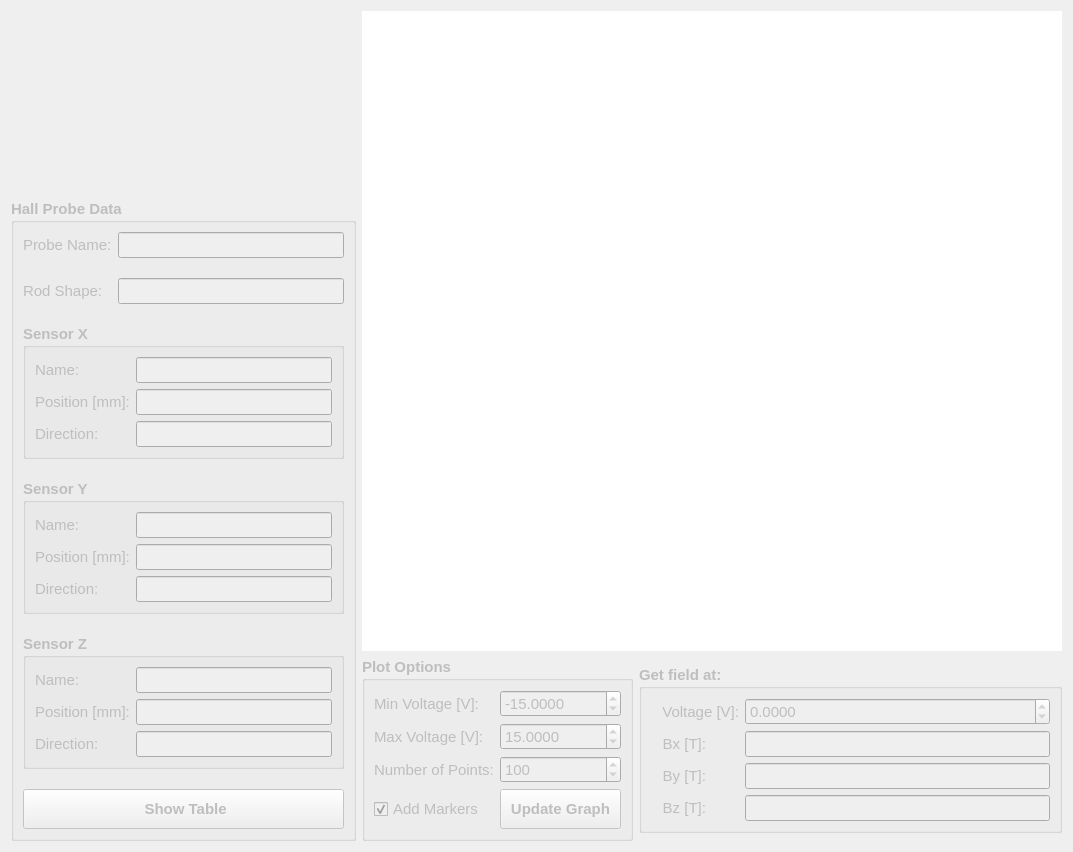
<?xml version="1.0" encoding="UTF-8"?>
<ui version="4.0">
 <class>viewprobe_dl</class>
 <widget class="QDialog" name="viewprobe_dl">
  <property name="geometry">
   <rect>
    <x>0</x>
    <y>0</y>
    <width>1073</width>
    <height>852</height>
   </rect>
  </property>
  <property name="font">
   <font>
    <pointsize>11</pointsize>
   </font>
  </property>
  <property name="windowTitle">
   <string>View Hall Probe Dialog</string>
  </property>
  <layout class="QGridLayout" name="gridLayout">
   <item row="0" column="0">
    <layout class="QVBoxLayout" name="verticalLayout">
     <item alignment="Qt::AlignHCenter|Qt::AlignVCenter">
      <widget class="QLabel" name="label_5">
       <property name="text">
        <string/>
       </property>
       <property name="pixmap">
        <pixmap>../../resources/img/hallprobe.png</pixmap>
       </property>
      </widget>
     </item>
    </layout>
   </item>
   <item row="1" column="0" rowspan="2">
    <widget class="QGroupBox" name="gb_probedata">
     <property name="enabled">
      <bool>false</bool>
     </property>
     <property name="font">
      <font>
       <weight>75</weight>
       <bold>true</bold>
      </font>
     </property>
     <property name="title">
      <string>Hall Probe Data</string>
     </property>
     <layout class="QGridLayout" name="gridLayout_2">
      <property name="verticalSpacing">
       <number>20</number>
      </property>
      <item row="5" column="0" rowspan="2" colspan="3">
       <widget class="QGroupBox" name="gb_sensorz">
        <property name="font">
         <font>
          <weight>75</weight>
          <bold>true</bold>
         </font>
        </property>
        <property name="title">
         <string>Sensor Z</string>
        </property>
        <layout class="QFormLayout" name="formLayout_3">
         <item row="0" column="0">
          <widget class="QLabel" name="label_2">
           <property name="font">
            <font>
             <weight>50</weight>
             <bold>false</bold>
            </font>
           </property>
           <property name="text">
            <string>Name:</string>
           </property>
          </widget>
         </item>
         <item row="0" column="1">
          <widget class="QLineEdit" name="le_sensorz_name">
           <property name="font">
            <font>
             <weight>50</weight>
             <bold>false</bold>
            </font>
           </property>
           <property name="readOnly">
            <bool>true</bool>
           </property>
          </widget>
         </item>
         <item row="1" column="0">
          <widget class="QLabel" name="label_15">
           <property name="font">
            <font>
             <weight>50</weight>
             <bold>false</bold>
            </font>
           </property>
           <property name="text">
            <string>Position [mm]:</string>
           </property>
          </widget>
         </item>
         <item row="1" column="1">
          <widget class="QLineEdit" name="le_sensorz_position">
           <property name="font">
            <font>
             <weight>50</weight>
             <bold>false</bold>
            </font>
           </property>
           <property name="readOnly">
            <bool>true</bool>
           </property>
          </widget>
         </item>
         <item row="2" column="0">
          <widget class="QLabel" name="label_17">
           <property name="font">
            <font>
             <weight>50</weight>
             <bold>false</bold>
            </font>
           </property>
           <property name="text">
            <string>Direction:</string>
           </property>
           <property name="alignment">
            <set>Qt::AlignLeading|Qt::AlignLeft|Qt::AlignVCenter</set>
           </property>
          </widget>
         </item>
         <item row="2" column="1">
          <widget class="QLineEdit" name="le_sensorz_direction">
           <property name="font">
            <font>
             <weight>50</weight>
             <bold>false</bold>
            </font>
           </property>
           <property name="readOnly">
            <bool>true</bool>
           </property>
          </widget>
         </item>
        </layout>
       </widget>
      </item>
      <item row="7" column="0" colspan="3">
       <widget class="QPushButton" name="pbt_showtable">
        <property name="enabled">
         <bool>false</bool>
        </property>
        <property name="minimumSize">
         <size>
          <width>0</width>
          <height>40</height>
         </size>
        </property>
        <property name="font">
         <font>
          <weight>75</weight>
          <bold>true</bold>
         </font>
        </property>
        <property name="text">
         <string> Show Table</string>
        </property>
        <property name="icon">
         <iconset>
          <normaloff>../../resources/img/table.png</normaloff>../../resources/img/table.png</iconset>
        </property>
        <property name="iconSize">
         <size>
          <width>16</width>
          <height>16</height>
         </size>
        </property>
       </widget>
      </item>
      <item row="0" column="2">
       <widget class="QLineEdit" name="le_probe_name">
        <property name="font">
         <font>
          <weight>50</weight>
          <bold>false</bold>
         </font>
        </property>
        <property name="readOnly">
         <bool>true</bool>
        </property>
       </widget>
      </item>
      <item row="4" column="0" colspan="3">
       <widget class="QGroupBox" name="gb_sensory">
        <property name="font">
         <font>
          <weight>75</weight>
          <bold>true</bold>
         </font>
        </property>
        <property name="title">
         <string>Sensor Y</string>
        </property>
        <layout class="QFormLayout" name="formLayout_2">
         <property name="fieldGrowthPolicy">
          <enum>QFormLayout::AllNonFixedFieldsGrow</enum>
         </property>
         <item row="0" column="0">
          <widget class="QLabel" name="label_4">
           <property name="font">
            <font>
             <weight>50</weight>
             <bold>false</bold>
            </font>
           </property>
           <property name="text">
            <string>Name:</string>
           </property>
          </widget>
         </item>
         <item row="0" column="1">
          <widget class="QLineEdit" name="le_sensory_name">
           <property name="font">
            <font>
             <weight>50</weight>
             <bold>false</bold>
            </font>
           </property>
           <property name="readOnly">
            <bool>true</bool>
           </property>
          </widget>
         </item>
         <item row="1" column="0">
          <widget class="QLabel" name="label_13">
           <property name="font">
            <font>
             <weight>50</weight>
             <bold>false</bold>
            </font>
           </property>
           <property name="text">
            <string>Position [mm]:</string>
           </property>
          </widget>
         </item>
         <item row="1" column="1">
          <widget class="QLineEdit" name="le_sensory_position">
           <property name="font">
            <font>
             <weight>50</weight>
             <bold>false</bold>
            </font>
           </property>
           <property name="readOnly">
            <bool>true</bool>
           </property>
          </widget>
         </item>
         <item row="2" column="0">
          <widget class="QLabel" name="label_14">
           <property name="font">
            <font>
             <weight>50</weight>
             <bold>false</bold>
            </font>
           </property>
           <property name="text">
            <string>Direction:</string>
           </property>
           <property name="alignment">
            <set>Qt::AlignLeading|Qt::AlignLeft|Qt::AlignVCenter</set>
           </property>
          </widget>
         </item>
         <item row="2" column="1">
          <widget class="QLineEdit" name="le_sensory_direction">
           <property name="font">
            <font>
             <weight>50</weight>
             <bold>false</bold>
            </font>
           </property>
           <property name="readOnly">
            <bool>true</bool>
           </property>
          </widget>
         </item>
        </layout>
       </widget>
      </item>
      <item row="3" column="0" colspan="3">
       <widget class="QGroupBox" name="gb_sensorx">
        <property name="font">
         <font>
          <weight>75</weight>
          <bold>true</bold>
         </font>
        </property>
        <property name="title">
         <string>Sensor X</string>
        </property>
        <layout class="QFormLayout" name="formLayout">
         <item row="0" column="0">
          <widget class="QLabel" name="label">
           <property name="font">
            <font>
             <weight>50</weight>
             <bold>false</bold>
            </font>
           </property>
           <property name="text">
            <string>Name:</string>
           </property>
          </widget>
         </item>
         <item row="0" column="1">
          <widget class="QLineEdit" name="le_sensorx_name">
           <property name="font">
            <font>
             <weight>50</weight>
             <bold>false</bold>
            </font>
           </property>
           <property name="readOnly">
            <bool>true</bool>
           </property>
          </widget>
         </item>
         <item row="1" column="0">
          <widget class="QLabel" name="label_11">
           <property name="font">
            <font>
             <weight>50</weight>
             <bold>false</bold>
            </font>
           </property>
           <property name="text">
            <string>Position [mm]:</string>
           </property>
          </widget>
         </item>
         <item row="1" column="1">
          <widget class="QLineEdit" name="le_sensorx_position">
           <property name="font">
            <font>
             <weight>50</weight>
             <bold>false</bold>
            </font>
           </property>
           <property name="readOnly">
            <bool>true</bool>
           </property>
          </widget>
         </item>
         <item row="2" column="0">
          <widget class="QLabel" name="label_3">
           <property name="font">
            <font>
             <weight>50</weight>
             <bold>false</bold>
            </font>
           </property>
           <property name="text">
            <string>Direction:</string>
           </property>
           <property name="alignment">
            <set>Qt::AlignLeading|Qt::AlignLeft|Qt::AlignVCenter</set>
           </property>
          </widget>
         </item>
         <item row="2" column="1">
          <widget class="QLineEdit" name="le_sensorx_direction">
           <property name="font">
            <font>
             <weight>50</weight>
             <bold>false</bold>
            </font>
           </property>
           <property name="readOnly">
            <bool>true</bool>
           </property>
          </widget>
         </item>
        </layout>
       </widget>
      </item>
      <item row="0" column="0" colspan="2">
       <widget class="QLabel" name="label_19">
        <property name="font">
         <font>
          <weight>50</weight>
          <bold>false</bold>
         </font>
        </property>
        <property name="text">
         <string>Probe Name:</string>
        </property>
       </widget>
      </item>
      <item row="1" column="0">
       <widget class="QLabel" name="label_20">
        <property name="font">
         <font>
          <weight>50</weight>
          <bold>false</bold>
         </font>
        </property>
        <property name="text">
         <string>Rod Shape:</string>
        </property>
       </widget>
      </item>
      <item row="1" column="2">
       <widget class="QLineEdit" name="le_rod_shape">
        <property name="font">
         <font>
          <weight>50</weight>
          <bold>false</bold>
         </font>
        </property>
        <property name="readOnly">
         <bool>true</bool>
        </property>
       </widget>
      </item>
     </layout>
    </widget>
   </item>
   <item row="2" column="1">
    <widget class="QGroupBox" name="gb_plotoptions">
     <property name="enabled">
      <bool>false</bool>
     </property>
     <property name="font">
      <font>
       <weight>75</weight>
       <bold>true</bold>
      </font>
     </property>
     <property name="title">
      <string>Plot Options</string>
     </property>
     <layout class="QGridLayout" name="gridLayout_4">
      <property name="margin">
       <number>9</number>
      </property>
      <property name="spacing">
       <number>6</number>
      </property>
      <item row="0" column="0">
       <widget class="QLabel" name="label_7">
        <property name="font">
         <font>
          <weight>50</weight>
          <bold>false</bold>
         </font>
        </property>
        <property name="text">
         <string>Min Voltage [V]:</string>
        </property>
       </widget>
      </item>
      <item row="0" column="1" colspan="2">
       <widget class="QDoubleSpinBox" name="sbd_voltage_min">
        <property name="font">
         <font>
          <weight>50</weight>
          <bold>false</bold>
         </font>
        </property>
        <property name="decimals">
         <number>4</number>
        </property>
        <property name="minimum">
         <double>-100000.000000000000000</double>
        </property>
        <property name="maximum">
         <double>100000.000000000000000</double>
        </property>
        <property name="value">
         <double>-15.000000000000000</double>
        </property>
       </widget>
      </item>
      <item row="1" column="0">
       <widget class="QLabel" name="label_6">
        <property name="font">
         <font>
          <weight>50</weight>
          <bold>false</bold>
         </font>
        </property>
        <property name="text">
         <string>Max Voltage [V]:</string>
        </property>
       </widget>
      </item>
      <item row="1" column="1" colspan="2">
       <widget class="QDoubleSpinBox" name="sbd_voltage_max">
        <property name="font">
         <font>
          <weight>50</weight>
          <bold>false</bold>
         </font>
        </property>
        <property name="decimals">
         <number>4</number>
        </property>
        <property name="minimum">
         <double>-100000.000000000000000</double>
        </property>
        <property name="maximum">
         <double>100000.000000000000000</double>
        </property>
        <property name="value">
         <double>15.000000000000000</double>
        </property>
       </widget>
      </item>
      <item row="2" column="0">
       <widget class="QLabel" name="label_16">
        <property name="font">
         <font>
          <weight>50</weight>
          <bold>false</bold>
         </font>
        </property>
        <property name="text">
         <string>Number of Points:</string>
        </property>
       </widget>
      </item>
      <item row="2" column="1" colspan="2">
       <widget class="QSpinBox" name="sbd_voltage_npts">
        <property name="font">
         <font>
          <weight>50</weight>
          <bold>false</bold>
         </font>
        </property>
        <property name="maximum">
         <number>10000</number>
        </property>
        <property name="value">
         <number>100</number>
        </property>
       </widget>
      </item>
      <item row="3" column="0">
       <widget class="QCheckBox" name="chb_addmarkers">
        <property name="font">
         <font>
          <weight>50</weight>
          <bold>false</bold>
         </font>
        </property>
        <property name="text">
         <string>Add Markers</string>
        </property>
        <property name="checked">
         <bool>true</bool>
        </property>
       </widget>
      </item>
      <item row="3" column="1" colspan="2">
       <widget class="QPushButton" name="pbt_updategraph">
        <property name="enabled">
         <bool>false</bool>
        </property>
        <property name="sizePolicy">
         <sizepolicy hsizetype="Preferred" vsizetype="Fixed">
          <horstretch>0</horstretch>
          <verstretch>0</verstretch>
         </sizepolicy>
        </property>
        <property name="minimumSize">
         <size>
          <width>0</width>
          <height>40</height>
         </size>
        </property>
        <property name="font">
         <font>
          <weight>75</weight>
          <bold>true</bold>
         </font>
        </property>
        <property name="text">
         <string>Update Graph</string>
        </property>
       </widget>
      </item>
     </layout>
    </widget>
   </item>
   <item row="2" column="2">
    <widget class="QGroupBox" name="gb_getfield">
     <property name="enabled">
      <bool>false</bool>
     </property>
     <property name="sizePolicy">
      <sizepolicy hsizetype="Preferred" vsizetype="Maximum">
       <horstretch>0</horstretch>
       <verstretch>0</verstretch>
      </sizepolicy>
     </property>
     <property name="font">
      <font>
       <weight>75</weight>
       <bold>true</bold>
      </font>
     </property>
     <property name="title">
      <string>Get field at:</string>
     </property>
     <layout class="QFormLayout" name="formLayout_4">
      <property name="leftMargin">
       <number>20</number>
      </property>
      <property name="rightMargin">
       <number>9</number>
      </property>
      <item row="0" column="0">
       <widget class="QLabel" name="label_8">
        <property name="font">
         <font>
          <weight>50</weight>
          <bold>false</bold>
         </font>
        </property>
        <property name="text">
         <string>Voltage [V]:</string>
        </property>
        <property name="alignment">
         <set>Qt::AlignRight|Qt::AlignTrailing|Qt::AlignVCenter</set>
        </property>
       </widget>
      </item>
      <item row="0" column="1">
       <widget class="QDoubleSpinBox" name="sbd_voltage">
        <property name="font">
         <font>
          <weight>50</weight>
          <bold>false</bold>
         </font>
        </property>
        <property name="decimals">
         <number>4</number>
        </property>
        <property name="minimum">
         <double>-100000.000000000000000</double>
        </property>
        <property name="maximum">
         <double>100000.000000000000000</double>
        </property>
        <property name="value">
         <double>0.000000000000000</double>
        </property>
       </widget>
      </item>
      <item row="1" column="0">
       <widget class="QLabel" name="label_9">
        <property name="font">
         <font>
          <weight>50</weight>
          <bold>false</bold>
         </font>
        </property>
        <property name="text">
         <string>Bx [T]:</string>
        </property>
        <property name="alignment">
         <set>Qt::AlignRight|Qt::AlignTrailing|Qt::AlignVCenter</set>
        </property>
       </widget>
      </item>
      <item row="1" column="1">
       <widget class="QLineEdit" name="le_fieldx">
        <property name="font">
         <font>
          <weight>50</weight>
          <bold>false</bold>
         </font>
        </property>
        <property name="readOnly">
         <bool>true</bool>
        </property>
       </widget>
      </item>
      <item row="2" column="0">
       <widget class="QLabel" name="label_10">
        <property name="font">
         <font>
          <weight>50</weight>
          <bold>false</bold>
         </font>
        </property>
        <property name="text">
         <string>By [T]:</string>
        </property>
        <property name="alignment">
         <set>Qt::AlignRight|Qt::AlignTrailing|Qt::AlignVCenter</set>
        </property>
       </widget>
      </item>
      <item row="2" column="1">
       <widget class="QLineEdit" name="le_fieldy">
        <property name="font">
         <font>
          <weight>50</weight>
          <bold>false</bold>
         </font>
        </property>
        <property name="readOnly">
         <bool>true</bool>
        </property>
       </widget>
      </item>
      <item row="3" column="0">
       <widget class="QLabel" name="label_12">
        <property name="font">
         <font>
          <weight>50</weight>
          <bold>false</bold>
         </font>
        </property>
        <property name="text">
         <string>Bz [T]:</string>
        </property>
        <property name="alignment">
         <set>Qt::AlignRight|Qt::AlignTrailing|Qt::AlignVCenter</set>
        </property>
       </widget>
      </item>
      <item row="3" column="1">
       <widget class="QLineEdit" name="le_fieldz">
        <property name="font">
         <font>
          <weight>50</weight>
          <bold>false</bold>
         </font>
        </property>
        <property name="readOnly">
         <bool>true</bool>
        </property>
       </widget>
      </item>
     </layout>
    </widget>
   </item>
   <item row="0" column="1" rowspan="2" colspan="2">
    <widget class="PlotWidget" name="pw_plot">
     <property name="minimumSize">
      <size>
       <width>700</width>
       <height>600</height>
      </size>
     </property>
     <property name="frameShape">
      <enum>QFrame::NoFrame</enum>
     </property>
     <property name="backgroundBrush">
      <brush brushstyle="SolidPattern">
       <color alpha="255">
        <red>255</red>
        <green>255</green>
        <blue>255</blue>
       </color>
      </brush>
     </property>
     <property name="foregroundBrush">
      <brush brushstyle="NoBrush">
       <color alpha="255">
        <red>0</red>
        <green>0</green>
        <blue>0</blue>
       </color>
      </brush>
     </property>
    </widget>
   </item>
  </layout>
 </widget>
 <customwidgets>
  <customwidget>
   <class>PlotWidget</class>
   <extends>QGraphicsView</extends>
   <header location="global">pyqtgraph</header>
  </customwidget>
 </customwidgets>
 <tabstops>
  <tabstop>le_probe_name</tabstop>
  <tabstop>le_rod_shape</tabstop>
  <tabstop>le_sensorx_name</tabstop>
  <tabstop>le_sensorx_position</tabstop>
  <tabstop>le_sensorx_direction</tabstop>
  <tabstop>le_sensory_name</tabstop>
  <tabstop>le_sensory_position</tabstop>
  <tabstop>le_sensory_direction</tabstop>
  <tabstop>le_sensorz_name</tabstop>
  <tabstop>le_sensorz_position</tabstop>
  <tabstop>le_sensorz_direction</tabstop>
  <tabstop>pbt_showtable</tabstop>
  <tabstop>sbd_voltage_min</tabstop>
  <tabstop>sbd_voltage_max</tabstop>
  <tabstop>sbd_voltage_npts</tabstop>
  <tabstop>chb_addmarkers</tabstop>
  <tabstop>pbt_updategraph</tabstop>
  <tabstop>sbd_voltage</tabstop>
  <tabstop>le_fieldx</tabstop>
  <tabstop>le_fieldy</tabstop>
  <tabstop>le_fieldz</tabstop>
  <tabstop>pw_plot</tabstop>
 </tabstops>
 <resources/>
 <connections/>
</ui>
